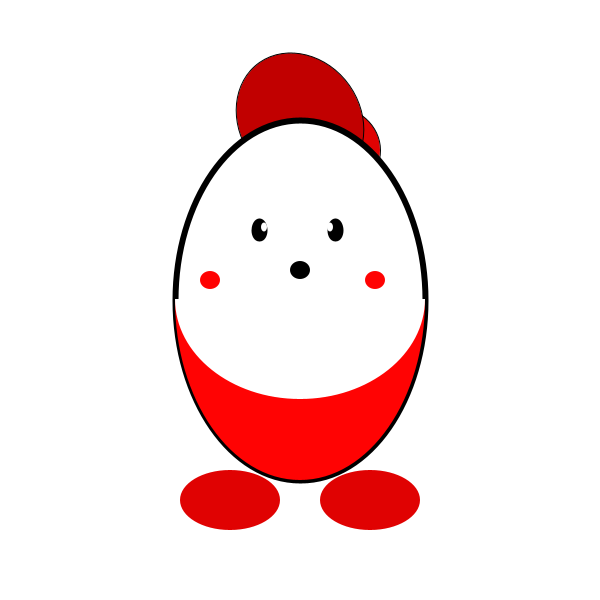
Frame 1 (no input)
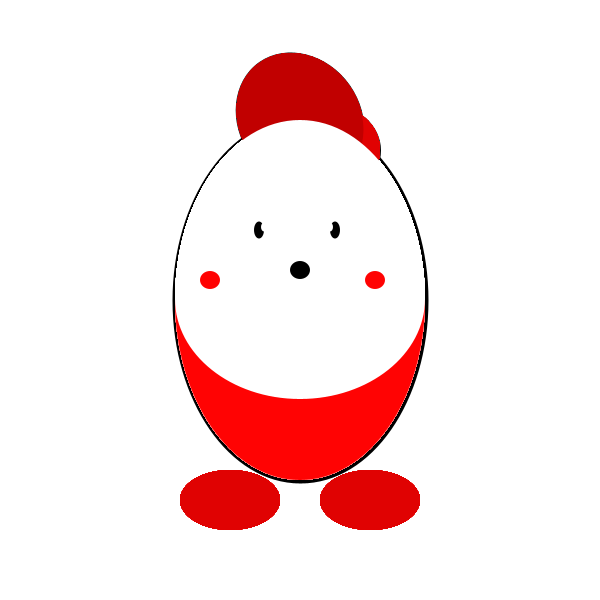
Frame 60 (the mouse pressed at the canvas centre just before this capture)
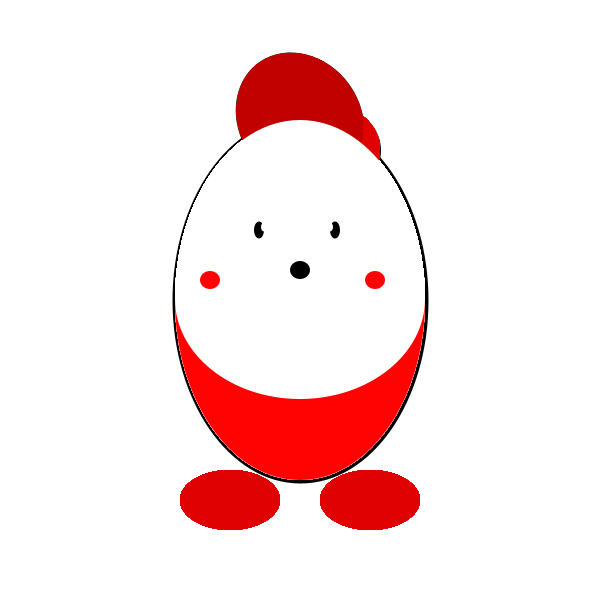
Frame 120 (the mouse held since frame 60 and released just before this capture)

The Processing sketch that drew these frames (run headless with seeded random() and noise(); from frame 60 on, the mouse is pressed at the canvas centre):

// Processing sketch: processing_42643
// ── processing_42643.pde

void setup() {


  size(600, 600);
  background(#FFFFFF);

  smooth();
}


void draw() {
  //cappellino//

  fill(#E00202);
  ellipse(330, 150, 100, 90); 


  pushMatrix();
  translate(300, 120);
  rotate(radians(145));
  fill(#C10000);
  ellipse(0, 0, 120, 140);
  popMatrix();

  //ovetto//
  strokeWeight(6);
  fill(#FFFFFF);



  ellipse(300, 300, 250, 360);

  //occhi//
  fill(#000000);
  ellipse(259, 230, 10, 17);
  ellipse(335, 230, 10, 17);

  //riflessi occhi//

  noStroke();
  fill(#FFFFFF);
  ellipse(264, 227, 6, 9);
  fill(#FFFFFF);
  ellipse(330, 227, 6, 9);

  //naso//
  fill(#000000);
  ellipse(300, 270, 20, 18);

  //guancette//  
  fill(#FF0303);
  ellipse(210, 280, 20, 18);
  ellipse(375, 280, 20, 18);

  //sottorosso//
  arc(300, 300, 250, 360, 0, PI);
  fill(#FFFFFF);
  arc(300, 299, 250, 200, 0, PI);

  //piede//
  fill(#E00202);
  ellipse(230, 500, 100, 60);
  ellipse(370, 500, 100, 60);  
  
}
